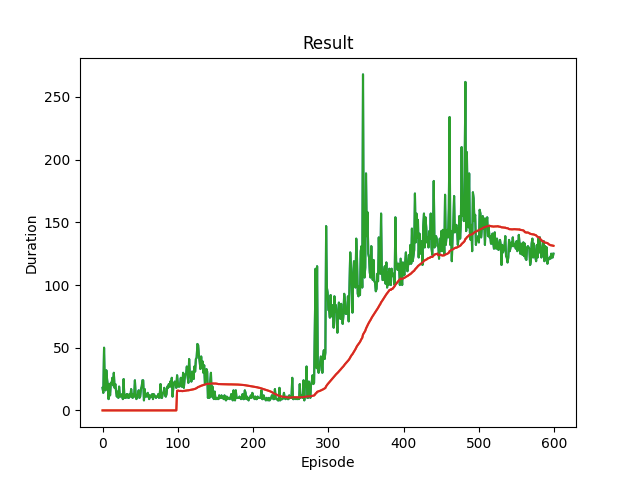

Here is the Python script that generated this plot:
import gymnasium as gym
import math
import random
import matplotlib
import matplotlib.pyplot as plt
from collections import namedtuple, deque
from itertools import count

import torch
import torch.nn as nn
import torch.optim as optim
import torch.nn.functional as F


env = gym.make("CartPole-v1")

# set up matplotlib
is_ipython = 'inline' in matplotlib.get_backend()
if is_ipython:
    from IPython import display

plt.ion()

# if GPU is to be used
device = torch.device(
    "cuda" if torch.cuda.is_available() else
    "mps" if torch.backends.mps.is_available() else
    "cpu"
)

print(device)

Transition = namedtuple('Transition',
                        ('state', 'action', 'next_state', 'reward'))


class ReplayMemory(object):

    def __init__(self, capacity):
        self.memory = deque([], maxlen=capacity)

    def push(self, *args):
        """Save a transition"""
        self.memory.append(Transition(*args))

    def sample(self, batch_size):
        return random.sample(self.memory, batch_size)

    def __len__(self):
        return len(self.memory)
    

class DQN(nn.Module):

    def __init__(self, n_observations, n_actions):
        super(DQN, self).__init__()
        self.layer1 = nn.Linear(n_observations, 128)
        self.layer2 = nn.Linear(128, 128)
        self.layer3 = nn.Linear(128, n_actions)

    # Called with either one element to determine next action, or a batch
    # during optimization. Returns tensor([[left0exp,right0exp]...]).
    def forward(self, x):
        x = F.relu(self.layer1(x))
        x = F.relu(self.layer2(x))
        return self.layer3(x)
    

# BATCH_SIZE is the number of transitions sampled from the replay buffer
# GAMMA is the discount factor as mentioned in the previous section
# EPS_START is the starting value of epsilon
# EPS_END is the final value of epsilon
# EPS_DECAY controls the rate of exponential decay of epsilon, higher means a slower decay
# TAU is the update rate of the target network
# LR is the learning rate of the ``AdamW`` optimizer
BATCH_SIZE = 128
GAMMA = 0.99
EPS_START = 0.9
EPS_END = 0.05
EPS_DECAY = 1000
TAU = 0.005
LR = 1e-4

# Get number of actions from gym action space
n_actions = env.action_space.n
# Get the number of state observations
state, info = env.reset()
n_observations = len(state)

policy_net = DQN(n_observations, n_actions).to(device)
target_net = DQN(n_observations, n_actions).to(device)
target_net.load_state_dict(policy_net.state_dict())

optimizer = optim.AdamW(policy_net.parameters(), lr=LR, amsgrad=True)
memory = ReplayMemory(10000)


steps_done = 0


def select_action(state):
    global steps_done
    sample = random.random()
    eps_threshold = EPS_END + (EPS_START - EPS_END) * \
        math.exp(-1. * steps_done / EPS_DECAY)
    steps_done += 1
    if sample > eps_threshold:
        with torch.no_grad():
            # t.max(1) will return the largest column value of each row.
            # second column on max result is index of where max element was
            # found, so we pick action with the larger expected reward.
            return policy_net(state).max(1).indices.view(1, 1)
    else:
        return torch.tensor([[env.action_space.sample()]], device=device, dtype=torch.long)


episode_durations = []


def plot_durations(show_result=False):
    plt.figure(1)
    durations_t = torch.tensor(episode_durations, dtype=torch.float)
    if show_result:
        plt.title('Result')
    else:
        plt.clf()
        plt.title('Training...')
    plt.xlabel('Episode')
    plt.ylabel('Duration')
    plt.plot(durations_t.numpy())
    # Take 100 episode averages and plot them too
    if len(durations_t) >= 100:
        means = durations_t.unfold(0, 100, 1).mean(1).view(-1)
        means = torch.cat((torch.zeros(99), means))
        plt.plot(means.numpy())

    plt.pause(0.001)  # pause a bit so that plots are updated
    if is_ipython:
        if not show_result:
            display.display(plt.gcf())
            display.clear_output(wait=True)
        else:
            display.display(plt.gcf())

def optimize_model():
    if len(memory) < BATCH_SIZE:
        return
    transitions = memory.sample(BATCH_SIZE)
    # Transpose the batch (see https://stackoverflow.com/a/19343/3343043 for
    # detailed explanation). This converts batch-array of Transitions
    # to Transition of batch-arrays.
    batch = Transition(*zip(*transitions))

    # Compute a mask of non-final states and concatenate the batch elements
    # (a final state would've been the one after which simulation ended)
    non_final_mask = torch.tensor(tuple(map(lambda s: s is not None,
                                          batch.next_state)), device=device, dtype=torch.bool)
    non_final_next_states = torch.cat([s for s in batch.next_state
                                                if s is not None])
    state_batch = torch.cat(batch.state)
    action_batch = torch.cat(batch.action)
    reward_batch = torch.cat(batch.reward)

    # Compute Q(s_t, a) - the model computes Q(s_t), then we select the
    # columns of actions taken. These are the actions which would've been taken
    # for each batch state according to policy_net
    state_action_values = policy_net(state_batch).gather(1, action_batch)

    # Compute V(s_{t+1}) for all next states.
    # Expected values of actions for non_final_next_states are computed based
    # on the "older" target_net; selecting their best reward with max(1).values
    # This is merged based on the mask, such that we'll have either the expected
    # state value or 0 in case the state was final.
    next_state_values = torch.zeros(BATCH_SIZE, device=device)
    with torch.no_grad():
        next_state_values[non_final_mask] = target_net(non_final_next_states).max(1).values
    # Compute the expected Q values
    expected_state_action_values = (next_state_values * GAMMA) + reward_batch

    # Compute Huber loss
    criterion = nn.SmoothL1Loss()
    loss = criterion(state_action_values, expected_state_action_values.unsqueeze(1))

    # Optimize the model
    optimizer.zero_grad()
    loss.backward()
    # In-place gradient clipping
    torch.nn.utils.clip_grad_value_(policy_net.parameters(), 100)
    optimizer.step()

if torch.cuda.is_available() or torch.backends.mps.is_available():
    num_episodes = 600
else:
    num_episodes = 50

for i_episode in range(num_episodes):
    # Initialize the environment and get its state
    state, info = env.reset()
    state = torch.tensor(state, dtype=torch.float32, device=device).unsqueeze(0)
    for t in count():
        action = select_action(state)
        observation, reward, terminated, truncated, _ = env.step(action.item())
        reward = torch.tensor([reward], device=device)
        done = terminated or truncated

        if terminated:
            next_state = None
        else:
            next_state = torch.tensor(observation, dtype=torch.float32, device=device).unsqueeze(0)

        # Store the transition in memory
        memory.push(state, action, next_state, reward)

        # Move to the next state
        state = next_state

        # Perform one step of the optimization (on the policy network)
        optimize_model()

        # Soft update of the target network's weights
        # θ′ ← τ θ + (1 −τ )θ′
        target_net_state_dict = target_net.state_dict()
        policy_net_state_dict = policy_net.state_dict()
        for key in policy_net_state_dict:
            target_net_state_dict[key] = policy_net_state_dict[key]*TAU + target_net_state_dict[key]*(1-TAU)
        target_net.load_state_dict(target_net_state_dict)

        if done:
            episode_durations.append(t + 1)
            plot_durations()
            break

print('Complete')
plot_durations(show_result=True)
plt.ioff()
plt.show()
